Frame 1 (no input): blank canvas, image omitted
Frame 60 (no input): blank canvas, image omitted
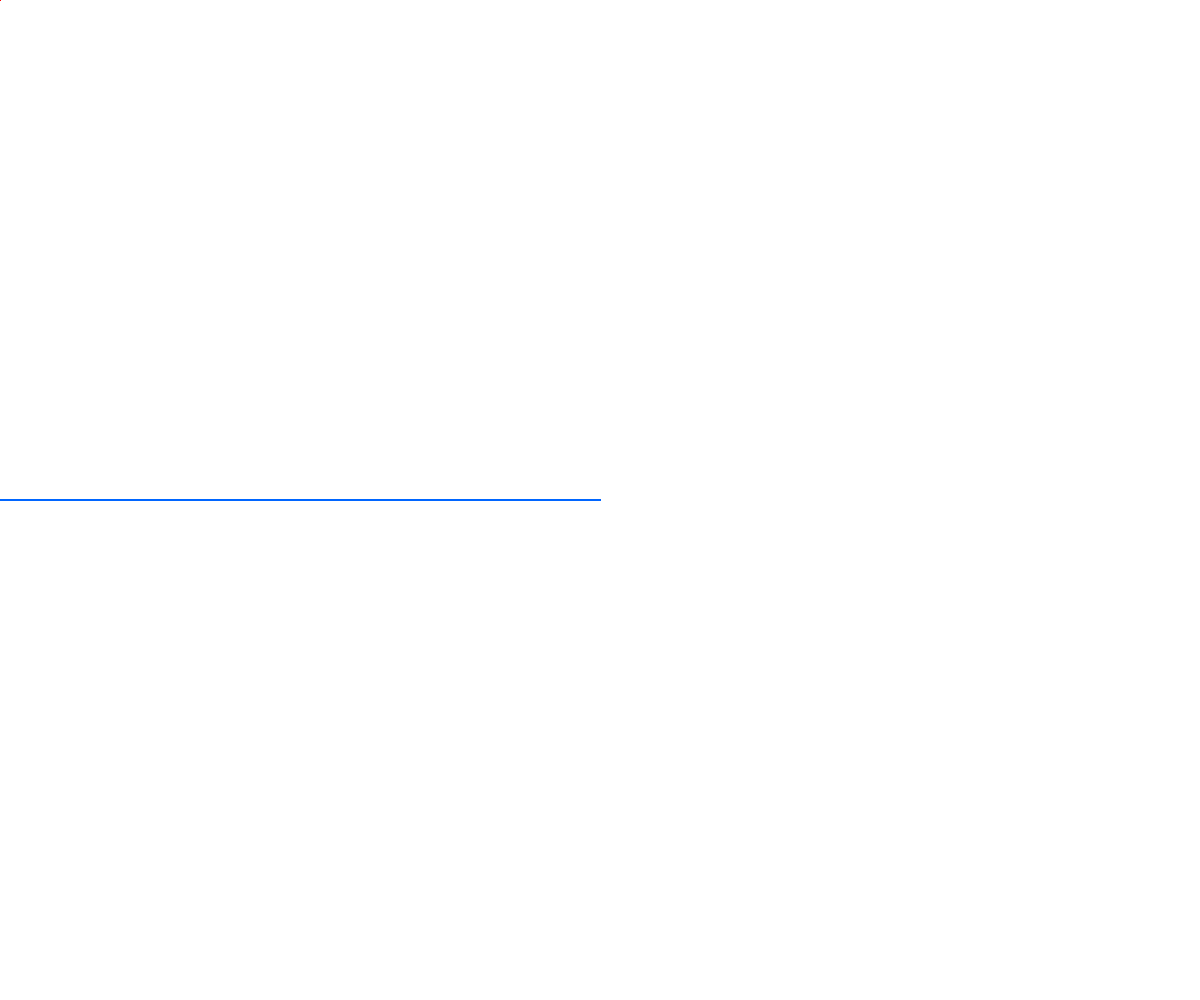
Frame 120 (the mouse pressed at the canvas centre since frame 60)

The p5.js sketch whose frames 1 and 60 were blank and that drew this single picture after the mouse press (run headless with seeded random() and noise() and a simulated clock; from frame 60 on, the mouse is pressed at the canvas centre):

// p5.js sketch
// ── sketch.js
//test
function setup() {
  createCanvas(windowWidth, windowHeight);
  colorMode(HSB, windowHeight);
}

function draw() {
  //background(windowHeight);
  stroke(mouseX, windowHeight, windowHeight);
  line(0, mouseY, mouseX, mouseY);
}
